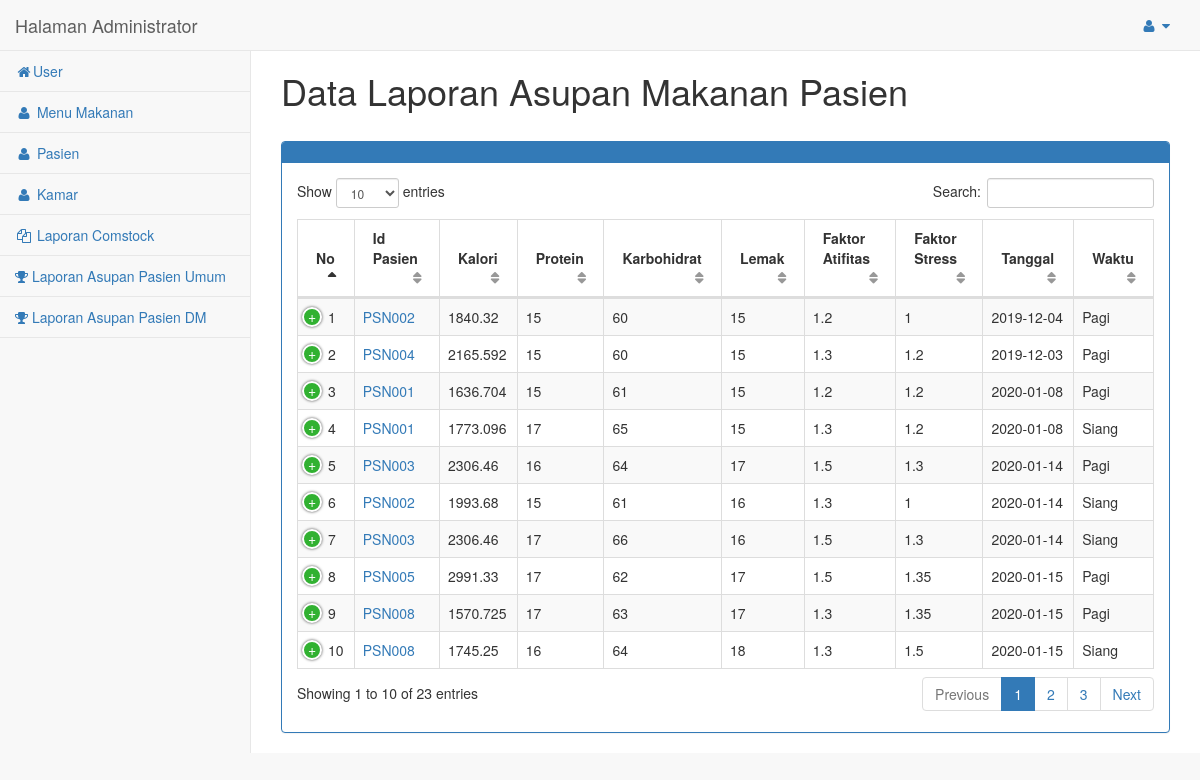
The page /admin/asupan/index.php (signed in) on the database its author committed.
### tables this page shows
CREATE TABLE `asupan` (
  `id` int(8) NOT NULL,
  `id_pasien` varchar(8) NOT NULL,
  `kalori` double NOT NULL,
  `protein` varchar(5) NOT NULL,
  `karbohidrat` varchar(5) NOT NULL,
  `lemak` varchar(5) NOT NULL,
  `fa` varchar(5) NOT NULL,
  `fs` varchar(5) NOT NULL,
  `tanggal` date NOT NULL,
  `waktu` varchar(6) NOT NULL,
  `protein_gr` double NOT NULL,
  `karbo_gr` double NOT NULL,
  `lemak_gr` double NOT NULL
);

### admin/asupan/functions.php (called while the page is built, shortened)
<?php
include '../koneksi.php';
function tampil($query){
	global $conn;
	$i=mysqli_query($conn,$query);
	$rows=[];
	while ( $row=mysqli_fetch_assoc($i)) {
		$rows[]=$row;
	}
	return $rows;
}
?>

### admin/asupan/index.php (the view, shortened to what this page needs)
<?php
require 'functions.php';
$asupan=tampil("SELECT * FROM asupan");
?>
<!DOCTYPE html>
<html>
<head>
    <link href="../vendor/bootstrap/css/bootstrap.min.css" rel="stylesheet">
    <link href="../vendor/metisMenu/metisMenu.min.css" rel="stylesheet">
    <link href="../vendor/datatables-plugins/dataTables.bootstrap.css" rel="stylesheet">
    <link href="../vendor/datatables-responsive/dataTables.responsive.css" rel="stylesheet">
    <link href="../dist/css/sb-admin-2.css" rel="stylesheet">
    <link href="../vendor/font-awesome/css/font-awesome.min.css" rel="stylesheet" type="text/css">
</head>
<body>
	<?php
	include 'menu.php';
	 ?>
	<div id="page-wrapper">
            <div class="row">
                <div class="col-lg-12">
                	<h1>Data Laporan Asupan Makanan Pasien</h1>
                	<br>
                    <div class="panel panel-primary">
                        <div class="panel-heading">
                        </div>
						<div class="panel-body">
							<table width="100%" class="table table-striped table-bordered table-hover" id="dataTables-example">
								<thead>
								<tr>
									<th>No</th>
									<th>Id Pasien</th>
                                    <th>Kalori</th>
                                    <th>Protein</th>
                                    <th>Karbohidrat</th>
                                    <th>Lemak</th>
                                    <th>Faktor Atifitas</th>
                                    <th>Faktor Stress</th>
                                    <th>Tanggal</th>
                                    <th>Waktu</th>
								</tr>
								</thead>
								<tbody>
								<?php
								$no=0;
								foreach ($asupan as $g) {
								$no++;
								?>
								<tr>
									<td><?php echo $no; ?></td>
                                    <td><a href="detail_laporan.php?id_pasien=<?php echo $g["id_pasien"]; ?>"><?php echo $g["id_pasien"]; ?></a></td>
                                    <td><?php echo $g["kalori"]; ?></td>
                                    <td><?php echo $g["protein"]; ?></td>
                                    <td><?php echo $g["karbohidrat"]; ?></td>
                                    <td><?php echo $g["lemak"]; ?></td>
                                    <td><?php echo $g["fa"]; ?></td>
                                    <td><?php echo $g["fs"]; ?></td>
                                    <td><?php echo $g["tanggal"]; ?></td>
                                    <td><?php echo $g["waktu"]; ?></td>
								</tr>
								<?php } ?>
								</tbody>
							</table>
						</div>
			 			</div>
					</div>
				</div>
			</div>
</body>
</html>

### admin/asupan/menu.php (shortened to what this page needs)
<nav class="navbar navbar-default navbar-static-top" role="navigation" style="margin-bottom: 0">
            <div class="navbar-header">
                <a class="navbar-brand" href="../index_admin.php">Halaman Administrator</a>
            </div>
            <ul class="nav navbar-top-links navbar-right">
                <li class="dropdown">
                    <a class="dropdown-toggle" data-toggle="dropdown" href="#">
                        <i class="fa fa-user fa-fw"></i> <i class="fa fa-caret-down"></i>
                    </a>
                </li>
            </ul>
            <div class="navbar-default sidebar" role="navigation">
                <div class="sidebar-nav navbar-collapse">
                    <ul class="nav" id="side-menu">
                         <li>
                            <a href="../user/"><i class="fa fa-home fa-fw"></i>User</a>
                        </li>
                        <li>
                            <a href="../menu_makanan/"><i class="fa fa-user fa-fw"></i> Menu Makanan</a>
                        </li>
                        <li>
                            <a href="../pasien/"><i class="fa fa-user fa-fw"></i> Pasien</a>
                        </li>
                        <li>
                            <a href="../kamar/"><i class="fa fa-user fa-fw"></i> Kamar</a>
                        </li>
                        <li>
                            <a href="../laporan/"><i class="fa fa-files-o fa-fw"></i> Laporan Comstock</a>
                        </li>
                        <li>
                            <a href="../laporan2/"><i class="fa fa-trophy"></i> Laporan Asupan Pasien Umum</a>
                        </li>
                        <li>
                            <a href="../laporan3/"><i class="fa fa-trophy"></i> Laporan Asupan Pasien DM</a>
                        </li>
                    </ul>
                </div>
            </div>
        </nav>

### rows shown on the page
asupan: id_pasien "PSN002", kalori "1840.32", protein "15", karbohidrat "60", lemak "15", fa "1.2", fs "1", tanggal "2019-12-04", waktu "Pagi"
asupan: id_pasien "PSN004", kalori "2165.592", protein "15", karbohidrat "60", lemak "15", fa "1.3", fs "1.2", tanggal "2019-12-03", waktu "Pagi"
asupan: id_pasien "PSN001", kalori "1636.704", protein "15", karbohidrat "61", lemak "15", fa "1.2", fs "1.2", tanggal "2020-01-08", waktu "Pagi"
asupan: id_pasien "PSN001", kalori "1773.096", protein "17", karbohidrat "65", lemak "15", fa "1.3", fs "1.2", tanggal "2020-01-08", waktu "Siang"
asupan: id_pasien "PSN003", kalori "2306.46", protein "16", karbohidrat "64", lemak "17", fa "1.5", fs "1.3", tanggal "2020-01-14", waktu "Pagi"
asupan: id_pasien "PSN002", kalori "1993.68", protein "15", karbohidrat "61", lemak "16", fa "1.3", fs "1", tanggal "2020-01-14", waktu "Siang"
asupan: id_pasien "PSN003", kalori "2306.46", protein "17", karbohidrat "66", lemak "16", fa "1.5", fs "1.3", tanggal "2020-01-14", waktu "Siang"
asupan: id_pasien "PSN005", kalori "2991.33", protein "17", karbohidrat "62", lemak "17", fa "1.5", fs "1.35", tanggal "2020-01-15", waktu "Pagi"
asupan: id_pasien "PSN008", kalori "1570.725", protein "17", karbohidrat "63", lemak "17", fa "1.3", fs "1.35", tanggal "2020-01-15", waktu "Pagi"
asupan: id_pasien "PSN008", kalori "1745.25", protein "16", karbohidrat "64", lemak "18", fa "1.3", fs "1.5", tanggal "2020-01-15", waktu "Siang"
